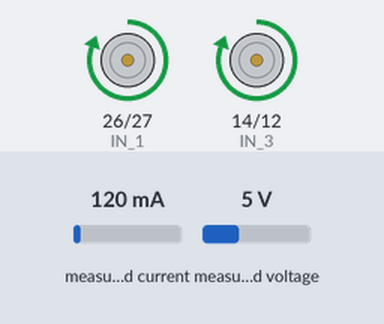
This program was run on a simulated ESP32. Shown: motor-driver pin pairs drawn as motors (green arrow = first pin HIGH = forward, orange = second pin HIGH = backward, longer = more drive, scaled by the enable pin). Wiring (inferred from the names in the program): INA219 current sensor at I2C address 0x40. Inputs (shaded band) come from the test bench; at power-on: measured current 120 mA, measured voltage 5 V. Storage starts empty; what the program prints to the serial monitor is not drawn.

Above: at 3.6 s.
Timing chart, 0 to 8.3 s (numbered marks = the images above):
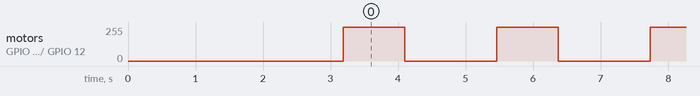

The program:

main.cpp
```cpp
#include <Arduino.h>
#include "MotorController.h"
#include "INA219Sensor.h"
#include <Wire.h>
#include "DataLogger.h"

MotorController mc;
INA219Sensor ina_;
DataLogger logger;

bool status_ina;
bool status_logger;
void setup(){
    Wire.begin();
    Serial.begin(115200);
    mc.initialize_motors();
    status_logger = logger.initialize_data_log();
    status_ina = ina_.begin_INA();
    if(!status_logger){
        Serial.println("Failed to initialize data logger");
    }
    if(!status_ina){
        Serial.println("Failed to initialize INA219 Current Sensor");
    }
    delay(3000);
}

void loop() {
    mc.move_forward();

    for (int i = 0; i < 500; i += 15) {
        if (status_ina) {
            float voltage = ina_.get_bus_voltage();
            float current = ina_.get_current();
            float power = ina_.get_power();

            ina_.print_vals();

            if (status_logger) {
                logger.log_data(voltage, current, power);
            }
        }
        delay(15);
    }

    mc.stop_motors();

    for (int i = 0; i < 500; i += 15) {
        if (status_ina) {
            float voltage = ina_.get_bus_voltage();
            float current = ina_.get_current();
            float power = ina_.get_power();

            ina_.print_vals();

            if (status_logger) {
                logger.log_data(voltage, current, power);
            }
        }
        delay(15);
    }

    delay(300);
}
```

DataLogger.h
```cpp
#ifndef DATALOGGER_H
#define DATALOGGER_H

#include<Arduino.h>
#include<SD.h>
#include<SPI.h>

# define CS 5
# define SCK 18
# define MISO 19
# define MOSI 23

class DataLogger{
    private:
        File file;
    public:
        DataLogger();
        bool initialize_data_log();
        bool log_data(float bus_voltage, float current, float power);

};


#endif
```

INA219Sensor.h
```cpp
#ifndef INA219SENSOR_H
#define INA219SENSOR_H
#include<Arduino.h>
#include <Wire.h>
// Default I2C Adress for INA219
#define INA219_ADDRESS 0x40

// INA219 Register Addresses
#define REG_CONFIG      0x00
#define REG_SHUNT_VOLT  0x01
#define REG_BUS_VOLT    0x02
#define REG_POWER       0x03
#define REG_CURRENT     0x04
#define REG_CALIBRATION 0x05

class INA219Sensor{
    private:
        uint8_t msb;
        uint8_t lsb;
        float bus_voltage;
        float current_val;
        float power_val;
    public:
        // Constructor
        INA219Sensor();
        bool begin_INA();
        void write_register(uint8_t reg_address, uint16_t value);
        uint16_t read_register(uint8_t reg_address);
        float get_bus_voltage();
        float get_current();
        float get_power();
        void print_vals();

};

#endif
```

MotorController.h
```cpp
#ifndef MOTORCONTROLLER_H
# define MOTORCONTROLLER_H
#include<Arduino.h>


class MotorController{
    private:
        int EN_A = 25;
        int IN_1 = 26;
        int IN_2 = 27;
        int IN_3 = 14;
        int IN_4 = 12;
        int EN_B = 13;
    public:
        MotorController();
        void move_forward();
        void stop_motors();
        void initialize_motors();
        void move_backward();
        ~MotorController();


};


#endif
```

DataLogger.cpp
```cpp
#include "DataLogger.h"

DataLogger::DataLogger(){};

bool DataLogger::initialize_data_log(){
    if(!SD.begin(CS)){
        Serial.println("Failed to initialize SD Card Module");
        return false;
    }
    file = SD.open("/terrain_data.csv", FILE_APPEND);
    Serial.println("SD Card Module Initialized");
    if(!file){
        Serial.println("Unable to open the file");
        return false;
    }
    if(file.size() == 0){
        file.println("bus_voltage,current_val,power");
        file.flush();
    }
    file.close();
    return true;
}


bool DataLogger::log_data(float bus_voltage, float current, float power){

    file = SD.open("/terrain_data.csv", FILE_APPEND);
    if(!file){
        Serial.println("Unable to open file and log data");
        return false;
    }
    file.printf("%.3f,%.4f,%.3f\n",bus_voltage, current, power);
    file.close();
    return true;

}
```

INA219Sensor.cpp
```cpp
#include<Arduino.h>
#include "INA219Sensor.h"


INA219Sensor::INA219Sensor(){};

bool INA219Sensor::begin_INA(){
    Wire.beginTransmission(INA219_ADDRESS);
    byte status_ina = Wire.endTransmission();
    if(status_ina == 0){
        Serial.println("INA219 Sensor Initialized");
        write_register(REG_CALIBRATION,4096);
        return true;
    }
    else{
        Serial.println("INA219 Sensor Not Found");
        return false;
    }
}

void INA219Sensor::write_register(uint8_t reg_address, uint16_t value) {
    Wire.beginTransmission(INA219_ADDRESS);
    Wire.write(reg_address);
    Wire.write((uint8_t)(value >> 8));
    Wire.write((uint8_t)(value & 0xFF));
    Wire.endTransmission();
}

uint16_t INA219Sensor::read_register(uint8_t reg_address){
        Wire.beginTransmission(INA219_ADDRESS);
        Wire.write(reg_address);
        Wire.endTransmission(false);
        Wire.requestFrom(INA219_ADDRESS,2);
        if(Wire.available() == 2){
            msb = Wire.read();
            lsb = Wire.read();
            return (uint16_t)((msb<<8)|lsb);
        }
        // returning 0 if failed
        return 0x0000;
}


float INA219Sensor::get_bus_voltage(){
    uint16_t raw_bus_v = read_register(REG_BUS_VOLT)>>3;
    bus_voltage = raw_bus_v * 0.004f;
    return bus_voltage;
}

float INA219Sensor::get_current(){
    uint16_t raw_current = read_register(REG_CURRENT);
    current_val = ((int16_t)raw_current) * 0.0001f;
    return current_val;
}
float INA219Sensor::get_power(){
    uint16_t raw_power = read_register(REG_POWER);
    power_val = raw_power  * 0.002f;
    return power_val;
}


void INA219Sensor::print_vals(){
    Serial.print("Current:");
    Serial.print(current_val);
    Serial.print("Bus Voltage:");
    Serial.print(bus_voltage);
    Serial.print("Power:");
    Serial.println(power_val);
}
```

MotorController.cpp
```cpp
#include "MotorController.h"


MotorController::MotorController(){}
MotorController::~MotorController(){}

void MotorController::initialize_motors(){
    pinMode(EN_A, OUTPUT);
    pinMode(IN_1, OUTPUT);
    pinMode(IN_2, OUTPUT);
    pinMode(EN_B, OUTPUT);
    pinMode(IN_3, OUTPUT);
    pinMode(IN_4, OUTPUT);
    stop_motors();
}

void MotorController::stop_motors(){
    digitalWrite(IN_1, LOW);
    digitalWrite(IN_2, LOW);
    digitalWrite(IN_3, LOW);
    digitalWrite(IN_4, LOW);
    analogWrite(EN_A, 0);
    analogWrite(EN_B, 0);
}

void MotorController::move_forward(){
    digitalWrite(IN_1, HIGH);
    digitalWrite(IN_2, LOW);
    digitalWrite(IN_3, HIGH);
    digitalWrite(IN_4, LOW);

    for(int i = 100; i <= 255; i += 5) {
        analogWrite(EN_A, i);
        analogWrite(EN_B, i);
        delay(5);
    }
}

void MotorController::move_backward(){
    digitalWrite(IN_1, LOW);
    digitalWrite(IN_2, HIGH);
    digitalWrite(IN_3, LOW);
    digitalWrite(IN_4, HIGH);
    for(int i = 100; i <= 255; i += 5) {
        analogWrite(EN_A, i);
        analogWrite(EN_B, i);
        delay(5);
    }
}
```

Measured:
- by itself, motor on GPIO 26 (IN_1) / GPIO 27 (IN_2), motor on GPIO 14 (IN_3) / GPIO 12 (IN_4): alternates forward 255/255 for 0.91 s and stopped for 1.4 s
